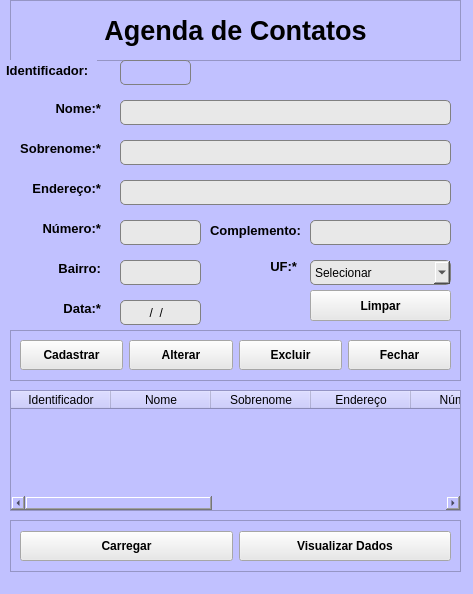
<?xml version="1.0" encoding="UTF-8"?>
<ui version="4.0">
 <class>Agenda</class>
 <widget class="QMainWindow" name="Agenda">
  <property name="geometry">
   <rect>
    <x>0</x>
    <y>0</y>
    <width>473</width>
    <height>594</height>
   </rect>
  </property>
  <property name="windowTitle">
   <string>MainWindow</string>
  </property>
  <property name="windowIcon">
   <iconset>
    <normaloff>_img/agenda.png</normaloff>_img/agenda.png</iconset>
  </property>
  <property name="styleSheet">
   <string notr="true">background-color: rgb(193, 193, 255);</string>
  </property>
  <widget class="QWidget" name="centralwidget">
   <widget class="QLabel" name="label_2">
    <property name="geometry">
     <rect>
      <x>30</x>
      <y>100</y>
      <width>71</width>
      <height>16</height>
     </rect>
    </property>
    <property name="font">
     <font>
      <pointsize>10</pointsize>
      <weight>75</weight>
      <bold>true</bold>
     </font>
    </property>
    <property name="layoutDirection">
     <enum>Qt::LeftToRight</enum>
    </property>
    <property name="text">
     <string>Nome:*</string>
    </property>
    <property name="alignment">
     <set>Qt::AlignRight|Qt::AlignTrailing|Qt::AlignVCenter</set>
    </property>
   </widget>
   <widget class="QLabel" name="label_3">
    <property name="geometry">
     <rect>
      <x>0</x>
      <y>140</y>
      <width>101</width>
      <height>16</height>
     </rect>
    </property>
    <property name="font">
     <font>
      <pointsize>10</pointsize>
      <weight>75</weight>
      <bold>true</bold>
     </font>
    </property>
    <property name="layoutDirection">
     <enum>Qt::LeftToRight</enum>
    </property>
    <property name="text">
     <string>Sobrenome:*</string>
    </property>
    <property name="alignment">
     <set>Qt::AlignRight|Qt::AlignTrailing|Qt::AlignVCenter</set>
    </property>
   </widget>
   <widget class="QLabel" name="label_4">
    <property name="geometry">
     <rect>
      <x>20</x>
      <y>180</y>
      <width>81</width>
      <height>16</height>
     </rect>
    </property>
    <property name="font">
     <font>
      <pointsize>10</pointsize>
      <weight>75</weight>
      <bold>true</bold>
     </font>
    </property>
    <property name="layoutDirection">
     <enum>Qt::LeftToRight</enum>
    </property>
    <property name="text">
     <string>Endereço:*</string>
    </property>
    <property name="alignment">
     <set>Qt::AlignRight|Qt::AlignTrailing|Qt::AlignVCenter</set>
    </property>
   </widget>
   <widget class="QLabel" name="label_5">
    <property name="geometry">
     <rect>
      <x>20</x>
      <y>220</y>
      <width>81</width>
      <height>16</height>
     </rect>
    </property>
    <property name="font">
     <font>
      <pointsize>10</pointsize>
      <weight>75</weight>
      <bold>true</bold>
     </font>
    </property>
    <property name="layoutDirection">
     <enum>Qt::LeftToRight</enum>
    </property>
    <property name="text">
     <string>Número:*</string>
    </property>
    <property name="alignment">
     <set>Qt::AlignRight|Qt::AlignTrailing|Qt::AlignVCenter</set>
    </property>
   </widget>
   <widget class="QLabel" name="label_6">
    <property name="geometry">
     <rect>
      <x>210</x>
      <y>220</y>
      <width>91</width>
      <height>20</height>
     </rect>
    </property>
    <property name="font">
     <font>
      <pointsize>10</pointsize>
      <weight>75</weight>
      <bold>true</bold>
     </font>
    </property>
    <property name="layoutDirection">
     <enum>Qt::LeftToRight</enum>
    </property>
    <property name="text">
     <string>Complemento:</string>
    </property>
    <property name="alignment">
     <set>Qt::AlignRight|Qt::AlignTrailing|Qt::AlignVCenter</set>
    </property>
   </widget>
   <widget class="QLabel" name="label_7">
    <property name="geometry">
     <rect>
      <x>20</x>
      <y>260</y>
      <width>81</width>
      <height>16</height>
     </rect>
    </property>
    <property name="font">
     <font>
      <pointsize>10</pointsize>
      <weight>75</weight>
      <bold>true</bold>
     </font>
    </property>
    <property name="layoutDirection">
     <enum>Qt::LeftToRight</enum>
    </property>
    <property name="text">
     <string>Bairro:</string>
    </property>
    <property name="alignment">
     <set>Qt::AlignRight|Qt::AlignTrailing|Qt::AlignVCenter</set>
    </property>
   </widget>
   <widget class="QComboBox" name="combo_uf">
    <property name="geometry">
     <rect>
      <x>310</x>
      <y>260</y>
      <width>141</width>
      <height>25</height>
     </rect>
    </property>
    <property name="minimumSize">
     <size>
      <width>0</width>
      <height>25</height>
     </size>
    </property>
    <property name="styleSheet">
     <string notr="true">background-color: rgb(232, 232, 232);
border: 1px solid  gray;
border-radius: 5px;

</string>
    </property>
    <item>
     <property name="text">
      <string>Selecionar</string>
     </property>
    </item>
    <item>
     <property name="text">
      <string>RO</string>
     </property>
    </item>
    <item>
     <property name="text">
      <string>AC</string>
     </property>
    </item>
    <item>
     <property name="text">
      <string>AM</string>
     </property>
    </item>
    <item>
     <property name="text">
      <string>RR</string>
     </property>
    </item>
    <item>
     <property name="text">
      <string>PA</string>
     </property>
    </item>
    <item>
     <property name="text">
      <string>AP</string>
     </property>
    </item>
    <item>
     <property name="text">
      <string>TO</string>
     </property>
    </item>
    <item>
     <property name="text">
      <string>MA</string>
     </property>
    </item>
    <item>
     <property name="text">
      <string>PI</string>
     </property>
    </item>
    <item>
     <property name="text">
      <string>CE</string>
     </property>
    </item>
    <item>
     <property name="text">
      <string>RN</string>
     </property>
    </item>
    <item>
     <property name="text">
      <string>PB</string>
     </property>
    </item>
    <item>
     <property name="text">
      <string>PE</string>
     </property>
    </item>
    <item>
     <property name="text">
      <string>AL</string>
     </property>
    </item>
    <item>
     <property name="text">
      <string>SE</string>
     </property>
    </item>
    <item>
     <property name="text">
      <string>BA</string>
     </property>
    </item>
    <item>
     <property name="text">
      <string>MG</string>
     </property>
    </item>
    <item>
     <property name="text">
      <string>ES</string>
     </property>
    </item>
    <item>
     <property name="text">
      <string>RJ</string>
     </property>
    </item>
    <item>
     <property name="text">
      <string>SP</string>
     </property>
    </item>
    <item>
     <property name="text">
      <string>PR</string>
     </property>
    </item>
    <item>
     <property name="text">
      <string>SC</string>
     </property>
    </item>
    <item>
     <property name="text">
      <string>RS</string>
     </property>
    </item>
    <item>
     <property name="text">
      <string>MS</string>
     </property>
    </item>
    <item>
     <property name="text">
      <string>MT</string>
     </property>
    </item>
    <item>
     <property name="text">
      <string>GO</string>
     </property>
    </item>
    <item>
     <property name="text">
      <string>DF</string>
     </property>
    </item>
   </widget>
   <widget class="QLabel" name="label_8">
    <property name="geometry">
     <rect>
      <x>250</x>
      <y>260</y>
      <width>47</width>
      <height>13</height>
     </rect>
    </property>
    <property name="font">
     <font>
      <pointsize>10</pointsize>
      <weight>75</weight>
      <bold>true</bold>
     </font>
    </property>
    <property name="layoutDirection">
     <enum>Qt::LeftToRight</enum>
    </property>
    <property name="text">
     <string>UF:*</string>
    </property>
    <property name="alignment">
     <set>Qt::AlignRight|Qt::AlignTrailing|Qt::AlignVCenter</set>
    </property>
   </widget>
   <widget class="QLabel" name="label_9">
    <property name="geometry">
     <rect>
      <x>40</x>
      <y>300</y>
      <width>61</width>
      <height>16</height>
     </rect>
    </property>
    <property name="font">
     <font>
      <pointsize>10</pointsize>
      <weight>75</weight>
      <bold>true</bold>
     </font>
    </property>
    <property name="layoutDirection">
     <enum>Qt::LeftToRight</enum>
    </property>
    <property name="text">
     <string>Data:*</string>
    </property>
    <property name="alignment">
     <set>Qt::AlignRight|Qt::AlignTrailing|Qt::AlignVCenter</set>
    </property>
   </widget>
   <widget class="QLineEdit" name="txt_nome">
    <property name="geometry">
     <rect>
      <x>120</x>
      <y>100</y>
      <width>331</width>
      <height>25</height>
     </rect>
    </property>
    <property name="minimumSize">
     <size>
      <width>0</width>
      <height>25</height>
     </size>
    </property>
    <property name="styleSheet">
     <string notr="true">background-color: rgb(232, 232, 232);
border: 1px solid  gray;
border-radius: 5px;

</string>
    </property>
   </widget>
   <widget class="QLineEdit" name="txt_sobrenome">
    <property name="geometry">
     <rect>
      <x>120</x>
      <y>140</y>
      <width>331</width>
      <height>25</height>
     </rect>
    </property>
    <property name="minimumSize">
     <size>
      <width>0</width>
      <height>25</height>
     </size>
    </property>
    <property name="styleSheet">
     <string notr="true">background-color: rgb(232, 232, 232);
border: 1px solid  gray;
border-radius: 5px;

</string>
    </property>
   </widget>
   <widget class="QLineEdit" name="txt_endereco">
    <property name="geometry">
     <rect>
      <x>120</x>
      <y>180</y>
      <width>331</width>
      <height>25</height>
     </rect>
    </property>
    <property name="minimumSize">
     <size>
      <width>0</width>
      <height>25</height>
     </size>
    </property>
    <property name="styleSheet">
     <string notr="true">background-color: rgb(232, 232, 232);
border: 1px solid  gray;
border-radius: 5px;

</string>
    </property>
   </widget>
   <widget class="QLineEdit" name="txt_numero">
    <property name="geometry">
     <rect>
      <x>120</x>
      <y>220</y>
      <width>81</width>
      <height>25</height>
     </rect>
    </property>
    <property name="minimumSize">
     <size>
      <width>0</width>
      <height>25</height>
     </size>
    </property>
    <property name="styleSheet">
     <string notr="true">background-color: rgb(232, 232, 232);
border: 1px solid  gray;
border-radius: 5px;

</string>
    </property>
   </widget>
   <widget class="QLineEdit" name="txt_complemento">
    <property name="geometry">
     <rect>
      <x>310</x>
      <y>220</y>
      <width>141</width>
      <height>25</height>
     </rect>
    </property>
    <property name="minimumSize">
     <size>
      <width>0</width>
      <height>25</height>
     </size>
    </property>
    <property name="styleSheet">
     <string notr="true">background-color: rgb(232, 232, 232);
border: 1px solid  gray;
border-radius: 5px;

</string>
    </property>
   </widget>
   <widget class="QLineEdit" name="txt_bairro">
    <property name="geometry">
     <rect>
      <x>120</x>
      <y>260</y>
      <width>81</width>
      <height>25</height>
     </rect>
    </property>
    <property name="minimumSize">
     <size>
      <width>0</width>
      <height>25</height>
     </size>
    </property>
    <property name="styleSheet">
     <string notr="true">background-color: rgb(232, 232, 232);
border: 1px solid  gray;
border-radius: 5px;

</string>
    </property>
   </widget>
   <widget class="QLineEdit" name="txt_data">
    <property name="geometry">
     <rect>
      <x>120</x>
      <y>300</y>
      <width>81</width>
      <height>25</height>
     </rect>
    </property>
    <property name="minimumSize">
     <size>
      <width>0</width>
      <height>25</height>
     </size>
    </property>
    <property name="styleSheet">
     <string notr="true">background-color: rgb(232, 232, 232);
border: 1px solid  gray;
border-radius: 5px;

</string>
    </property>
    <property name="inputMask">
     <string>##/##/####</string>
    </property>
    <property name="alignment">
     <set>Qt::AlignCenter</set>
    </property>
   </widget>
   <widget class="QFrame" name="frame">
    <property name="geometry">
     <rect>
      <x>10</x>
      <y>330</y>
      <width>451</width>
      <height>51</height>
     </rect>
    </property>
    <property name="frameShape">
     <enum>QFrame::StyledPanel</enum>
    </property>
    <property name="frameShadow">
     <enum>QFrame::Raised</enum>
    </property>
    <layout class="QHBoxLayout" name="horizontalLayout">
     <item>
      <widget class="QPushButton" name="btn_cadastrar">
       <property name="sizePolicy">
        <sizepolicy hsizetype="Minimum" vsizetype="Fixed">
         <horstretch>0</horstretch>
         <verstretch>0</verstretch>
        </sizepolicy>
       </property>
       <property name="minimumSize">
        <size>
         <width>0</width>
         <height>30</height>
        </size>
       </property>
       <property name="baseSize">
        <size>
         <width>0</width>
         <height>0</height>
        </size>
       </property>
       <property name="font">
        <font>
         <weight>75</weight>
         <bold>true</bold>
        </font>
       </property>
       <property name="styleSheet">
        <string notr="true">background-color: rgb(232, 232, 232);</string>
       </property>
       <property name="text">
        <string>Cadastrar</string>
       </property>
       <property name="icon">
        <iconset>
         <normaloff>_img/salvar.png</normaloff>_img/salvar.png</iconset>
       </property>
       <property name="iconSize">
        <size>
         <width>24</width>
         <height>24</height>
        </size>
       </property>
      </widget>
     </item>
     <item>
      <widget class="QPushButton" name="btn_alterar">
       <property name="minimumSize">
        <size>
         <width>0</width>
         <height>30</height>
        </size>
       </property>
       <property name="font">
        <font>
         <weight>75</weight>
         <bold>true</bold>
        </font>
       </property>
       <property name="styleSheet">
        <string notr="true">background-color: rgb(232, 232, 232);</string>
       </property>
       <property name="text">
        <string>Alterar</string>
       </property>
       <property name="icon">
        <iconset>
         <normaloff>_img/alterar.png</normaloff>_img/alterar.png</iconset>
       </property>
       <property name="iconSize">
        <size>
         <width>24</width>
         <height>24</height>
        </size>
       </property>
      </widget>
     </item>
     <item>
      <widget class="QPushButton" name="btn_excluir">
       <property name="minimumSize">
        <size>
         <width>0</width>
         <height>30</height>
        </size>
       </property>
       <property name="font">
        <font>
         <weight>75</weight>
         <bold>true</bold>
        </font>
       </property>
       <property name="styleSheet">
        <string notr="true">background-color: rgb(232, 232, 232);</string>
       </property>
       <property name="text">
        <string>Excluir</string>
       </property>
       <property name="icon">
        <iconset>
         <normaloff>_img/excluir.png</normaloff>_img/excluir.png</iconset>
       </property>
       <property name="iconSize">
        <size>
         <width>24</width>
         <height>24</height>
        </size>
       </property>
      </widget>
     </item>
     <item>
      <widget class="QPushButton" name="btn_fechar">
       <property name="minimumSize">
        <size>
         <width>0</width>
         <height>30</height>
        </size>
       </property>
       <property name="font">
        <font>
         <weight>75</weight>
         <bold>true</bold>
        </font>
       </property>
       <property name="styleSheet">
        <string notr="true">background-color: rgb(232, 232, 232);</string>
       </property>
       <property name="text">
        <string>Fechar</string>
       </property>
       <property name="icon">
        <iconset>
         <normaloff>_img/fechar.png</normaloff>_img/fechar.png</iconset>
       </property>
       <property name="iconSize">
        <size>
         <width>24</width>
         <height>24</height>
        </size>
       </property>
      </widget>
     </item>
    </layout>
   </widget>
   <widget class="QTableWidget" name="tabela_agenda">
    <property name="geometry">
     <rect>
      <x>10</x>
      <y>390</y>
      <width>451</width>
      <height>121</height>
     </rect>
    </property>
    <attribute name="verticalHeaderVisible">
     <bool>false</bool>
    </attribute>
    <column>
     <property name="text">
      <string>Identificador</string>
     </property>
    </column>
    <column>
     <property name="text">
      <string>Nome</string>
     </property>
    </column>
    <column>
     <property name="text">
      <string>Sobrenome</string>
     </property>
    </column>
    <column>
     <property name="text">
      <string>Endereço</string>
     </property>
    </column>
    <column>
     <property name="text">
      <string>Número</string>
     </property>
    </column>
    <column>
     <property name="text">
      <string>Complemento</string>
     </property>
    </column>
    <column>
     <property name="text">
      <string>Bairro</string>
     </property>
    </column>
    <column>
     <property name="text">
      <string>UF</string>
     </property>
    </column>
    <column>
     <property name="text">
      <string>Data</string>
     </property>
    </column>
   </widget>
   <widget class="QFrame" name="frame_2">
    <property name="geometry">
     <rect>
      <x>10</x>
      <y>520</y>
      <width>451</width>
      <height>52</height>
     </rect>
    </property>
    <property name="frameShape">
     <enum>QFrame::StyledPanel</enum>
    </property>
    <property name="frameShadow">
     <enum>QFrame::Raised</enum>
    </property>
    <layout class="QHBoxLayout" name="horizontalLayout_2">
     <item>
      <widget class="QPushButton" name="btn_carregar">
       <property name="minimumSize">
        <size>
         <width>0</width>
         <height>30</height>
        </size>
       </property>
       <property name="font">
        <font>
         <weight>75</weight>
         <bold>true</bold>
        </font>
       </property>
       <property name="styleSheet">
        <string notr="true">background-color: rgb(232, 232, 232);</string>
       </property>
       <property name="text">
        <string>Carregar</string>
       </property>
       <property name="icon">
        <iconset>
         <normaloff>_img/carregar.png</normaloff>_img/carregar.png</iconset>
       </property>
       <property name="iconSize">
        <size>
         <width>24</width>
         <height>24</height>
        </size>
       </property>
      </widget>
     </item>
     <item>
      <widget class="QPushButton" name="btn_visualizar_dados">
       <property name="minimumSize">
        <size>
         <width>0</width>
         <height>30</height>
        </size>
       </property>
       <property name="font">
        <font>
         <weight>75</weight>
         <bold>true</bold>
        </font>
       </property>
       <property name="styleSheet">
        <string notr="true">background-color: rgb(232, 232, 232);</string>
       </property>
       <property name="text">
        <string>Visualizar Dados</string>
       </property>
       <property name="icon">
        <iconset>
         <normaloff>_img/visualizar.png</normaloff>_img/visualizar.png</iconset>
       </property>
       <property name="iconSize">
        <size>
         <width>24</width>
         <height>24</height>
        </size>
       </property>
      </widget>
     </item>
    </layout>
   </widget>
   <widget class="QFrame" name="frame_3">
    <property name="geometry">
     <rect>
      <x>10</x>
      <y>0</y>
      <width>451</width>
      <height>61</height>
     </rect>
    </property>
    <property name="frameShape">
     <enum>QFrame::StyledPanel</enum>
    </property>
    <property name="frameShadow">
     <enum>QFrame::Raised</enum>
    </property>
    <layout class="QHBoxLayout" name="horizontalLayout_3">
     <item>
      <widget class="QLabel" name="label">
       <property name="font">
        <font>
         <pointsize>20</pointsize>
         <weight>75</weight>
         <bold>true</bold>
        </font>
       </property>
       <property name="text">
        <string>Agenda de Contatos</string>
       </property>
       <property name="alignment">
        <set>Qt::AlignCenter</set>
       </property>
      </widget>
     </item>
    </layout>
   </widget>
   <widget class="QPushButton" name="btn_limpar">
    <property name="geometry">
     <rect>
      <x>310</x>
      <y>290</y>
      <width>141</width>
      <height>31</height>
     </rect>
    </property>
    <property name="minimumSize">
     <size>
      <width>0</width>
      <height>30</height>
     </size>
    </property>
    <property name="font">
     <font>
      <weight>75</weight>
      <bold>true</bold>
     </font>
    </property>
    <property name="mouseTracking">
     <bool>false</bool>
    </property>
    <property name="styleSheet">
     <string notr="true">background-color: rgb(232, 232, 232);</string>
    </property>
    <property name="text">
     <string>Limpar</string>
    </property>
    <property name="icon">
     <iconset>
      <normaloff>_img/limpar.png</normaloff>_img/limpar.png</iconset>
    </property>
    <property name="iconSize">
     <size>
      <width>24</width>
      <height>24</height>
     </size>
    </property>
   </widget>
   <widget class="QLabel" name="label_10">
    <property name="geometry">
     <rect>
      <x>6</x>
      <y>60</y>
      <width>91</width>
      <height>20</height>
     </rect>
    </property>
    <property name="font">
     <font>
      <pointsize>10</pointsize>
      <weight>75</weight>
      <bold>true</bold>
     </font>
    </property>
    <property name="text">
     <string>Identificador:</string>
    </property>
   </widget>
   <widget class="QLineEdit" name="txt_identificador">
    <property name="enabled">
     <bool>false</bool>
    </property>
    <property name="geometry">
     <rect>
      <x>120</x>
      <y>60</y>
      <width>71</width>
      <height>25</height>
     </rect>
    </property>
    <property name="minimumSize">
     <size>
      <width>0</width>
      <height>25</height>
     </size>
    </property>
    <property name="styleSheet">
     <string notr="true">border: 1px solid  gray;
border-radius: 5px
</string>
    </property>
   </widget>
  </widget>
 </widget>
 <resources/>
 <connections/>
</ui>
